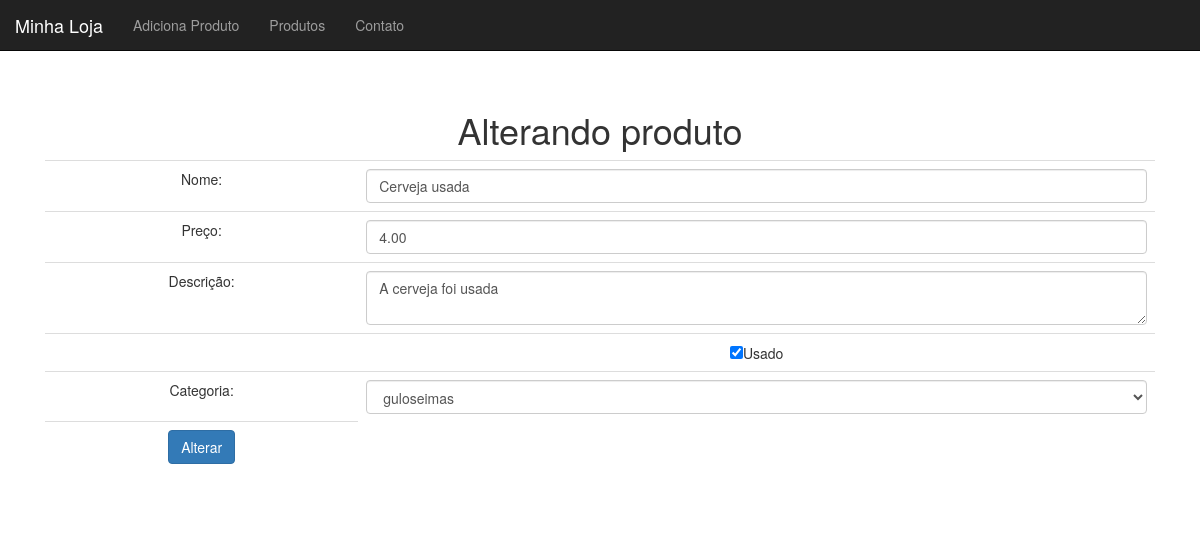
Screenshot of /produto-altera-formulario.php?id=28 with the database file from the repository.
### tables this page shows
CREATE TABLE `produtos` (
  `id` int(11) NOT NULL,
  `nome` varchar(255) DEFAULT NULL,
  `preco` decimal(10,2) DEFAULT NULL,
  `descricao` text,
  `categoria_id` int(11) DEFAULT NULL,
  `usado` tinyint(1) DEFAULT '0'
);

### banco-produto.php (called while the page is built, shortened)
<?php
function buscaProduto($conexao,$id)
{
	$query = "SELECT * FROM produtos WHERE id = {$id}";
	$resultado = mysqli_query($conexao,$query);
	return mysqli_fetch_assoc($resultado);
}

### banco-categoria.php (called while the page is built, shortened)
<?php
function listaCategorias($conexao) {
	$categorias = array();
	$query = "SELECT * FROM categorias";
	$resultado = mysqli_query($conexao, $query);
	while($categoria = mysqli_fetch_assoc($resultado)) {
		array_push($categorias,$categoria);
	}
	return $categorias;
}

### produto-altera-formulario.php (the view, shortened to what this page needs)
<?php require_once('cabecalho.php');
require_once('banco-categoria.php');
require_once('banco-produto.php');
$id = $_GET['id'];
$produto = buscaProduto($conexao,$id);
$usado = $produto['usado'] ? "checked='checked'" : "";
$categorias = listaCategorias($conexao);
?>
<h1>Alterando produto</h1>
<form action="altera-produto.php" method="post">
	<table class="table">
		<tr>
			<td>Nome:</td>
			<td><input class="form-control" type="text" name="nome" value="<?=$produto['nome']?>"></td>
		</tr>
		<tr>
			<td>Preço:</td>
			<td><input class="form-control" type="number" name="preco" value="<?=$produto['preco']?>"></td>
		</tr>
		<tr>
			<td>Descrição:</td>
			<td><textarea name="descricao" class="form-control"><?=$produto['descricao']?></textarea></td>
		</tr>
		<tr>
			<td></td>
			<td><input type="checkbox" name="usado" <?=$usado?> value="true">Usado</td>
		</tr>
		<tr>
			<td>Categoria:</td>
			<td>
				<select name="categoria_id" class="form-control">
					<?php foreach($categorias as $categoria):
						$essaEhACategoria = $produto['categoria_id'] == $categoria['id'];
						$selecao = $essaEhACategoria ? "selected='selected'" : "";
					?>
						<option value="<?=$categoria['id']?>" <?=$selecao?>>
							<?=$categoria['nome']?><br>
						</option>
					<?php endforeach ?>
				</select>
			</td>
		</tr>
		<tr>
			<td>
				<input class="btn btn-primary" type="submit" value="Alterar">
			</td>
		</tr>
	</table>
</form>
<?php require_once('rodape.php'); ?>

### css/loja.css (style rules this page uses)
body { padding-top: 50px; }

### rows the page displays
produtos: nome "Cerveja usada", preco "4.00", descricao "A cerveja foi usada"

### other values shown
form field categoria_id "guloseimas"
